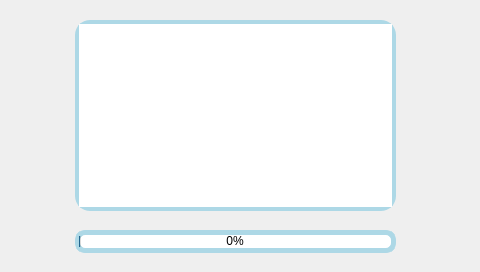
<?xml version="1.0" encoding="UTF-8"?>
<ui version="4.0">
 <class>Widget</class>
 <widget class="QWidget" name="Widget">
  <property name="geometry">
   <rect>
    <x>0</x>
    <y>0</y>
    <width>480</width>
    <height>272</height>
   </rect>
  </property>
  <property name="windowTitle">
   <string>Widget</string>
  </property>
  <widget class="QProgressBar" name="progressBar">
   <property name="geometry">
    <rect>
     <x>75</x>
     <y>230</y>
     <width>321</width>
     <height>23</height>
    </rect>
   </property>
   <property name="styleSheet">
    <string notr="true">border: 5px solid lightblue;border-radius: 10px;</string>
   </property>
   <property name="maximum">
    <number>100</number>
   </property>
   <property name="value">
    <number>0</number>
   </property>
   <property name="alignment">
    <set>Qt::AlignCenter</set>
   </property>
   <property name="orientation">
    <enum>Qt::Horizontal</enum>
   </property>
  </widget>
  <widget class="QListView" name="listView">
   <property name="geometry">
    <rect>
     <x>75</x>
     <y>20</y>
     <width>321</width>
     <height>191</height>
    </rect>
   </property>
   <property name="styleSheet">
    <string notr="true">border: 4px solid lightblue;border-radius: 15px;</string>
   </property>
  </widget>
 </widget>
 <layoutdefault spacing="6" margin="11"/>
 <resources/>
 <connections/>
</ui>
